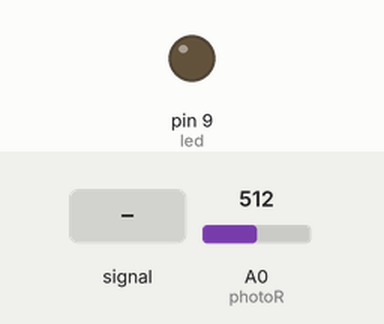
This sketch was run on a simulated Arduino Uno, built with avr-gcc and run on an emulated ATmega328P. Shown: output pins drawn as LEDs (lit = HIGH). The inputs (shaded band) are chosen by the test bench; at power-on: A0 (photoR) = 512. What the sketch prints to the serial monitor is not drawn.

Above: at 1.2 s.
1.3 s: A0 (photoR) fed a 200 Hz sine of ±460 counts around its level
At 2.2 s:
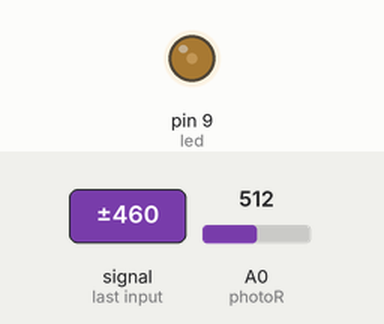
2.8 s: A0 (photoR) set to 122
At 4.0 s:
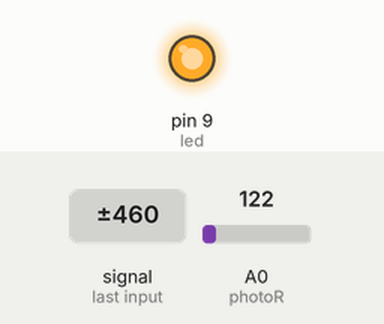
4.3 s: A0 (photoR) set to 192
5.8 s: A0 (photoR) set to 209
At 6.1 s:
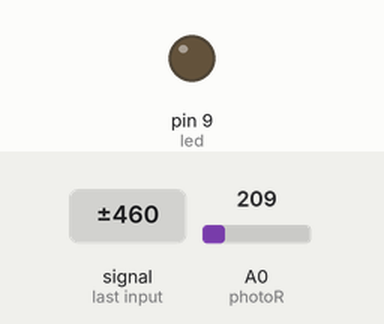
7.3 s: A0 (photoR) set to 190
At 8.4 s:
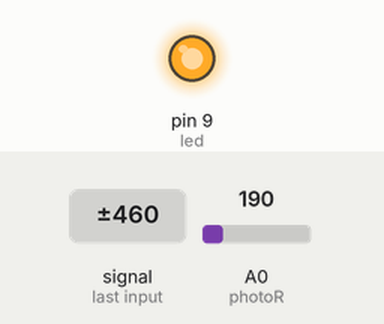
8.8 s: A0 (photoR) set to 210
At 9.5 s:
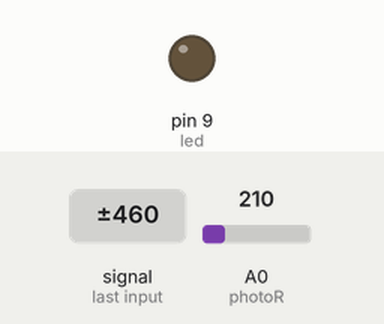
Timing chart, 0 to 11.3 s (numbered marks = the images above; inputs shaded):
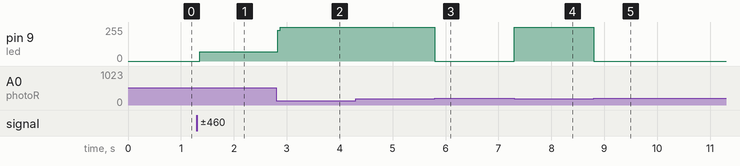

The sketch:

photo_register.ino
```cpp
const int photoR = A0;
const int led = 9;

void setup() {
  Serial.begin(115200);
  pinMode(led, OUTPUT);
}

void loop() {
  int value = analogRead(photoR);
  Serial.println(value);
  //delay(200);
  //analogWrite(led, value/4);

  if(value < 200){
    digitalWrite(led, HIGH);
  }else{
    digitalWrite(led, LOW);
  }
}
```

Measured:
- the behaviour switches between 199 and 200 on A0 (photoR) (found by bisection; images 2 and 3)
- after the input at 1.3 s, pin 9 (led): 0/255 → 68/255 after 0.05 s
- after the input at 2.8 s, pin 9 (led): 68/255 → 255/255 at once
- after the input at 5.8 s, pin 9 (led): 255/255 → 0/255 at once
- after the input at 7.3 s, pin 9 (led): 0/255 → 255/255 at once
- after the input at 8.8 s, pin 9 (led): 255/255 → 0/255 at once
